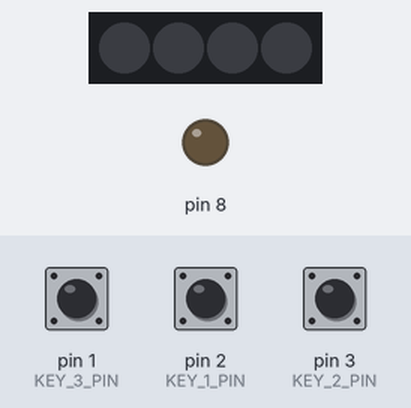
A sketch run on a simulated Arduino Leonardo, built with avr-gcc and run on an emulated ATmega32U4. Shown: 4 RGB LEDs in strip order, left to right, output pins drawn as LEDs (lit = HIGH). Inputs (shaded band) come from the test bench; at power-on: pin 1 (KEY_3_PIN) LOW, pin 2 (KEY_1_PIN) LOW, pin 3 (KEY_2_PIN) LOW. Dim RGB values are drawn brighter than linear; random numbers use the default seed unless the sketch sets one; USB keyboard and mouse output is not drawn.

Above: at 3.8 s.
3.9 s: pin 1 (KEY_3_PIN) pulled HIGH for 0.15 s
At 4.9 s:
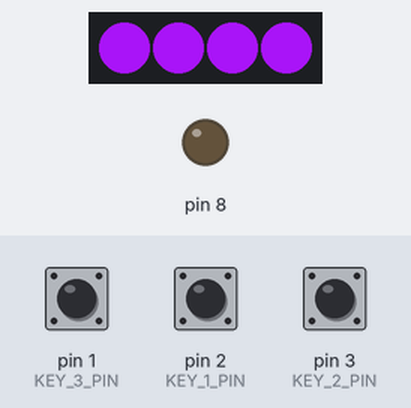
5.5 s: pin 2 (KEY_1_PIN) pulled HIGH for 0.15 s
At 6.1 s:
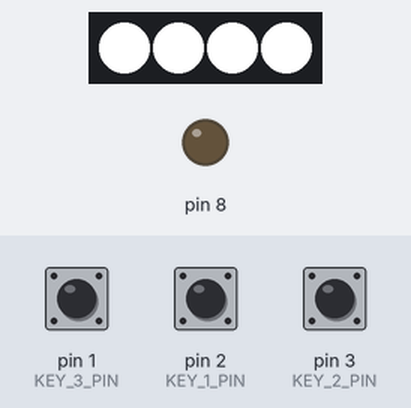
8.6 s: pin 3 (KEY_2_PIN) pulled HIGH for 0.15 s
At 9.7 s:
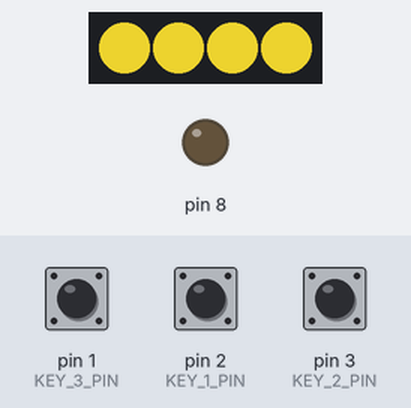
10.2 s: pin 1 (KEY_3_PIN) pulled HIGH for 1 s
At 10.9 s:
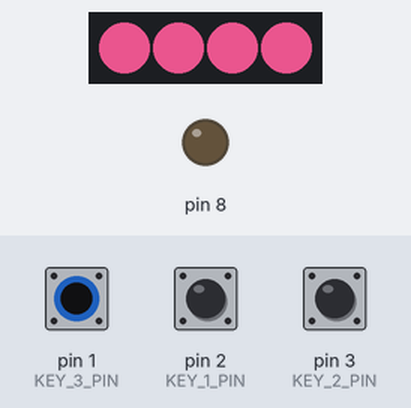
12.7 s: pin 3 (KEY_2_PIN) pulled HIGH for 1 s
At 14.0 s:
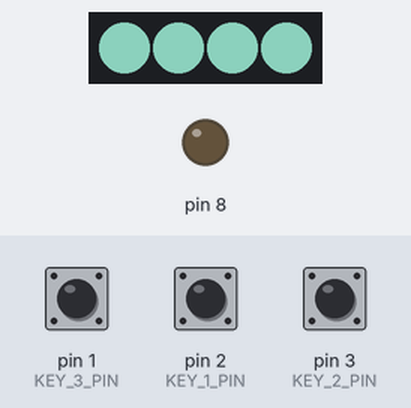
15.2 s: pin 1 (KEY_3_PIN) pulled HIGH for 0.15 s
At 15.9 s:
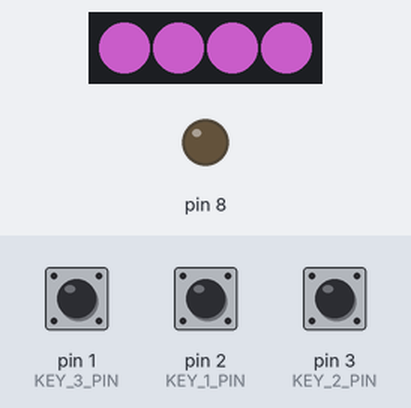
Timing chart, 0 to 27.1 s (numbered marks = the images above; inputs shaded):
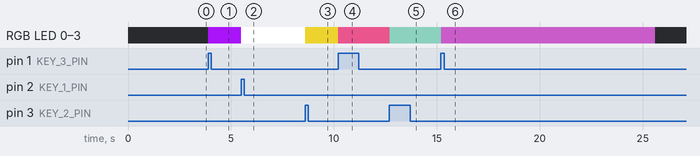

Measured:
- after the input at 3.9 s, RGB LED 0–3: off → RGB(158, 19, 232) at once
- after the input at 5.5 s, RGB LED 0–3: RGB(158, 19, 232) → RGB(255, 255, 255) at once
- after the input at 8.6 s, RGB LED 0–3: RGB(255, 255, 255) → RGB(197, 175, 38) at once
- after the input at 10.2 s, RGB LED 0–3: RGB(197, 175, 38) → RGB(188, 68, 114) at once
- after the input at 12.7 s, RGB LED 0–3: RGB(188, 68, 114) → RGB(80, 120, 109) at once

The sketch:

osu_keyboard.ino
```cpp
#include "Keyboard.h"
#include <Adafruit_NeoPixel.h>
#include <FastLED.h>
#ifdef __AVR__
#include <avr/power.h>
#endif

/*
   _____      _   _   _
  / ____|    | | | | (_)
 | (___   ___| |_| |_ _ _ __   __ _ ___
  \___ \ / _ \ __| __| | '_ \ / _` / __|
  ____) |  __/ |_| |_| | | | | (_| \__ \
 |_____/ \___|\__|\__|_|_| |_|\__, |___/
                               __/ |
                              |___/
*/

//LED Animation mode. You can choose from "RGB_SMOOTH", "TWINKLE", "WIPE", "RACTIVE" and "FADE"
#define LED_MODE "REACTIVE"
//Pin of your LEDS/LED Stripe
#define LED_PIN 9
//Number of how many LEDS do you have
#define LED_COUNT 4

#define KEY_1_CHAR      'c'
#define KEY_2_CHAR      'z'
#define KEY_3_CHAR      'x'

#define KEY_1_PIN       2
#define KEY_2_PIN       3
#define KEY_3_PIN       1

#define KEY_1_PORT      1<<1
#define KEY_2_PORT      1<<0
#define KEY_3_PORT      1<<3

#define LED_DATA_PIN    1<<5
#define LED_CLOCK_PIN   1<<4


/*
   _____          _
  / ____|        | |
 | |     ___   __| | ___
 | |    / _ \ / _` |/ _ \
 | |___| (_) | (_| |  __/
  \_____\___/ \__,_|\___|

*/

byte cr;
byte cg;
byte cb;

Adafruit_NeoPixel strip = Adafruit_NeoPixel(LED_COUNT, LED_PIN, NEO_GRB + NEO_KHZ800);

void setRGB (byte r, byte g, byte b, int ledid) {
  uint32_t color;
  color = strip.Color(r, g, b);
  strip.setPixelColor(ledid - 1, color);
  strip.show();
  cr = r;
  cg = g;
  cb = b;
}

int inputTimer;
uint16_t colorAngle = 0;


/*
showStrip()
@description: Function to update the LEDS/LED Strip
*/
void showStrip() {
  strip.show();
}


/*
beginStrip()
@description: Function to initiate the LEDS/LED Strip on setup()
*/
void beginStrip() {
  strip.begin();
}


/*
setAll(byte red, byte green, byte blue)
@description: Function to set the color of all leds using RGB value
@param r: the "r" value of RGB color
@param g: the "g" value of RGB color
@param b: the "b" value of RGB color
*/
void setAll(byte red, byte green, byte blue) {
  for(int i = 0; i < 5; i++ ) {
    setRGB(red, green, blue, i);
  }
  showStrip();
}

void setup() {

  DDRB |= LED_DATA_PIN | LED_CLOCK_PIN;
  DDRD &= ~KEY_1_PORT & ~KEY_2_PORT & ~KEY_3_PORT;

  Keyboard.begin();

  attachInterrupt(digitalPinToInterrupt(KEY_1_PIN), key1Interrupt, CHANGE);
  attachInterrupt(digitalPinToInterrupt(KEY_2_PIN), key2Interrupt, CHANGE);
  attachInterrupt(digitalPinToInterrupt(KEY_3_PIN), key3Interrupt, CHANGE);

  strip.begin();
  loadAnim();
}


void loop() {
  if(LED_MODE == "RGB_SMOOTH") {
    rainbowCycle(20);
  }
  if(LED_MODE == "TWINKLE") {
    Twinkle(random(0, 255), random(0, 255), random(0, 255), 100, 10, false);
  }
  if(LED_MODE == "WIPE") {
    colorWipe(random(0, 255),random(0, 255),random(0, 255), 200);
    colorWipe(0,0,0, 200);
    }
  if(LED_MODE == "FADE") {
    FadeInOut(random(0, 255), random(0, 255), random(0, 255));
  }
  if(LED_MODE == "REACTIVE") {
    if(inputTimer == 0) {
      //setAll(0,0,0);
      FadeOut(cr,cg,cb);
      inputTimer = -1;
    } else {
      inputTimer--;
      delay(1);
    }
  }

}


/*
                 _                 _   _
     /\         (_)               | | (_)
    /  \   _ __  _ _ __ ___   __ _| |_ _  ___  _ __  ___
   / /\ \ | '_ \| | '_ ` _ \ / _` | __| |/ _ \| '_ \/ __|
  / ____ \| | | | | | | | | | (_| | |_| | (_) | | | \__ \
 /_/    \_\_| |_|_|_| |_| |_|\__,_|\__|_|\___/|_| |_|___/


*/


void loadAnim() {
  FadeInOut(0, 255, 0);
  FadeInOut(0, 255, 0);
  FadeInOut(0, 255, 0);
}


/*
FadeInOut(byte red, byte green, byte blue)
@description: Slowly fades between colors
@param r: the "r" value of RGB color
@param g: the "g" value of RGB color
@param b: the "b" value of RGB color
*/
void FadeInOut(byte red, byte green, byte blue){
  float r, g, b;

  for(int k = 0; k < 256; k=k+1) {
    r = (k/256.0)*red;
    g = (k/256.0)*green;
    b = (k/256.0)*blue;
    setAll(r,g,b);
    showStrip();
  }

  for(int k = 255; k >= 0; k=k-2) {
    r = (k/256.0)*red;
    g = (k/256.0)*green;
    b = (k/256.0)*blue;
    setAll(r,g,b);
    showStrip();
  }
}


void FadeOut(byte red, byte green, byte blue) {
  float r, g, b;

  for(int k = 255; k >= 0; k=k-2) {
    r = (k/256.0)*red;
    g = (k/256.0)*green;
    b = (k/256.0)*blue;
    setAll(r,g,b);
    showStrip();
  }
}


/*
rainbowCycle(int SpeedDelay)
@description: Cycles between colors in wheel pattern between all leds
@param SpeedDelay: How fast should the colors change (In milliseconds)
*/
void rainbowCycle(int SpeedDelay) {
  byte *c;
  uint16_t i, j;

  for(j=0; j<256*5; j++) {
    for(i=0; i< 5; i++) {
      c=Wheel(((i * 256 / 5) + j) & 255);
      setRGB(*c, *(c+1), *(c+2), i);
    }
    showStrip();
    delay(SpeedDelay);
  }
}

byte * Wheel(byte WheelPos) {
  static byte c[3];

  if(WheelPos < 85) {
   c[0]=WheelPos * 3;
   c[1]=255 - WheelPos * 3;
   c[2]=0;
  } else if(WheelPos < 170) {
   WheelPos -= 85;
   c[0]=255 - WheelPos * 3;
   c[1]=0;
   c[2]=WheelPos * 3;
  } else {
   WheelPos -= 170;
   c[0]=0;
   c[1]=WheelPos * 3;
   c[2]=255 - WheelPos * 3;
  }

  return c;
}


/*
colorWipe(byte red, byte green, byte blue, int SpeedDelay)
@description: Switches the colors of all leds in "chain reaction"
@param r: the "r" value of RGB color
@param g: the "g" value of RGB color
@param b: the "b" value of RGB color
@param SpeedDelay: How fast should the chain reaction be (In milliseconds)
*/
void colorWipe(byte red, byte green, byte blue, int SpeedDelay) {
  for(uint16_t i=0; i<5; i++) {
      setRGB(red, green, blue, i);
      showStrip();
      delay(SpeedDelay);
  }
}


void Twinkle(byte red, byte green, byte blue, int Count, int SpeedDelay, boolean OnlyOne) {
  setAll(0,0,0);

  for (int i=0; i<Count; i++) {
     setRGB(red,green,blue, random(5));
     showStrip();
     delay(SpeedDelay);
     if(OnlyOne) {
       setAll(0,0,0);
     }
   }

  delay(SpeedDelay);
}
```

Interrupts.ino
```cpp
#include <Keyboard.h>

void key1Interrupt(){
  if(PIND & KEY_1_PORT) {
    Keyboard.press(KEY_1_CHAR);
    if(LED_MODE == "REACTIVE") {
      setAll(255,255,255);
      inputTimer = 5000;
    }
  }
  else {
    Keyboard.release(KEY_1_CHAR);
  }
}

void key2Interrupt(){
  if(PIND & KEY_2_PORT) {
    Keyboard.press(KEY_2_CHAR);
    if(LED_MODE == "REACTIVE") {
      setAll(random(0, 255), random(0, 255), random(0, 255));
      inputTimer = 10000;
    }
  }
  else {
    Keyboard.release(KEY_2_CHAR);
  }
}

void key3Interrupt(){
  if(PIND & KEY_3_PORT){
    Keyboard.press(KEY_3_CHAR);
    if(LED_MODE == "REACTIVE") {
      setAll(random(0, 255), random(0, 255), random(0, 255));
      inputTimer = 10000;
    }
  }
  else {
    Keyboard.release(KEY_3_CHAR);
  }
}
```
